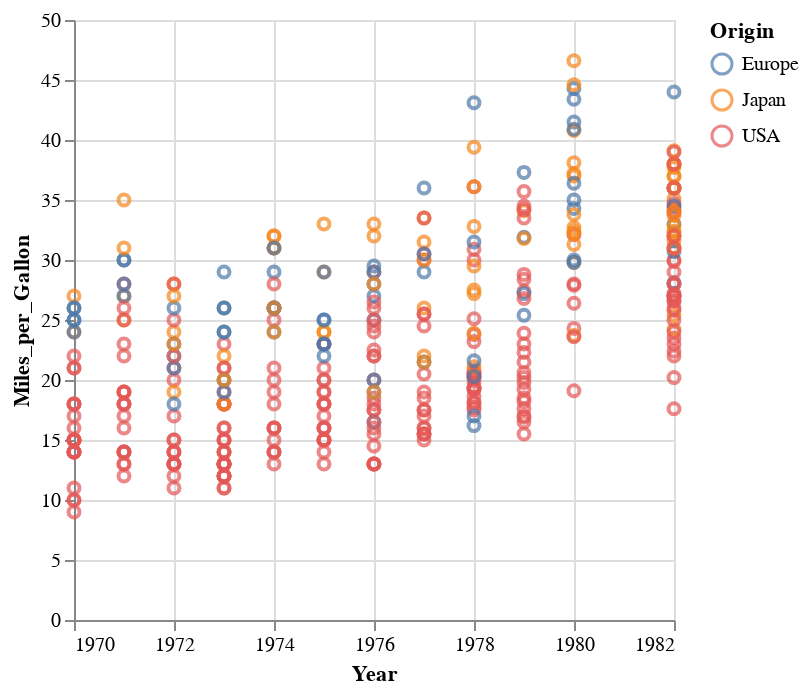

The notebook cell saved with this chart:
### Markdown cell above
You can add as many encodings as you wish, with each encoding mapped to a column in the data.
For example, here we will color the points by *Origin*, and plot *Miles_per_gallon* vs *Year*:

### Code cell
alt.Chart(cars).mark_point().encode(
    color='Origin',
    y='Miles_per_Gallon',
    x='Year'
)

### Figure 1 — Vega-Lite specification as saved in the notebook (floating-point values rounded to 4 significant figures; data arrays with more than 128 entries replaced by an {"elided": "..."} marker saying what was removed)
{"config": {"view": {"continuousWidth": 300, "continuousHeight": 300}}, "data": {"name": "data-583e73726c1545c56c203344161a975c"}, "mark": {"type": "point"}, "encoding": {"color": {"field": "Origin", "type": "nominal"}, "x": {"field": "Year", "type": "temporal"}, "y": {"field": "Miles_per_Gallon", "type": "quantitative"}}, "$schema": "https://vega.github.io/schema/vega-lite/v5.20.1.json", "datasets": {"data-583e73726c1545c56c203344161a975c": {"elided": "406 records"}}}
